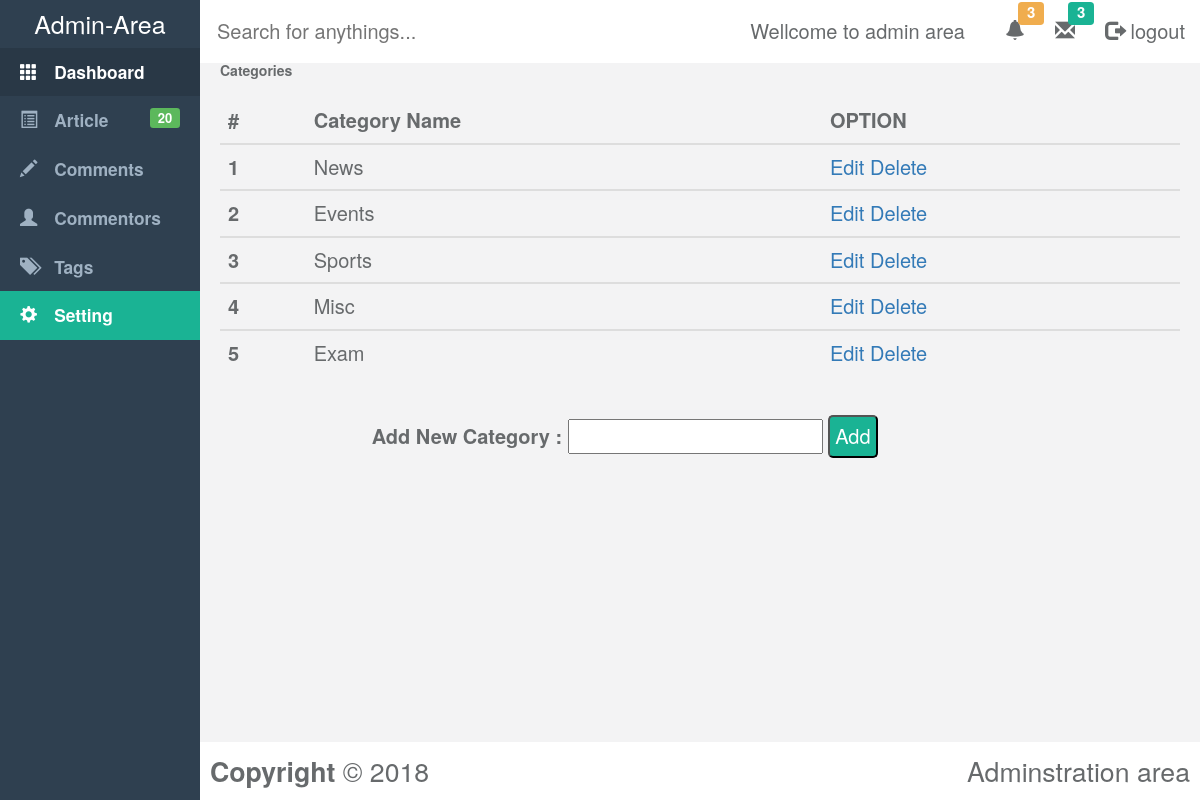
Screenshot of /admin/category.php with the database file from the repository.
### tables this page shows
CREATE TABLE `categories` (
  `id` int(11) NOT NULL,
  `name` varchar(255) NOT NULL
);

### lib/Database.php (called while the page is built, shortened)
<?php
	class Database{
		public $host = DB_HOST;
		public $username = DB_USER;
		public $password = DB_PASS;
		public $db_name = DB_NAME;
		public $link;
		private function connect(){
			$this->link = new mysqli($this->host,$this->username,$this->password,$this->db_name);
		}
		public function select($query){
			$result = $this->link->query($query) or die($this->link->error.__LINE__);
			if($result->num_rows > 0){
				return $result;
			}
			else{
				return false;
			}
		}
	}
?>

### admin/category.php (the view, shortened to what this page needs)
<?php
  include '../lib/Database.php';
  $db = new Database();
  $query = "SELECT * from categories";
  $category = $db->select($query);
  $no = 1;
?>
<!DOCTYPE html>
<html lang="en">
<head>
    <link href="../css/bootstrap.css" rel="stylesheet">
    <link rel="stylesheet" type="text/css" href="css/default.css">
  </head>
  <body>
      <div class="container-fluid display-table">
        <div class="row display-table-row">
          <div class="col-md-2 col-sm-1 hidden-xs display-table-cell valign-top" id="side-menu" >
            <h1 class="hidden-xs hidden-sm">Admin-Area</h1>
            <ul>
              <li class="link active">
                <a href="index.php">
                  <span class="glyphicon glyphicon-th" aria-hidden="true"></span>
                  <span class="hidden-xs hidden-sm">Dashboard</span>
                </a>
              </li>
              <li class="link">
                  <a href="#collapse-post" data-toggle="collapse" aria-controls="collapse-post">
                    <span class="glyphicon glyphicon-list-alt" aria-hidder="true"></span>
                    <span class="hidden-xs hidden-sm">Article</span>
                    <span class="label label-success pull-right hidden-sm hidden-xs">20<span>
                  </a>
              </li>
              <li class="link">
                  <a href="#collapse-comment" data-toggle="collapse" aria-controls="collapse-comment">
                    <span class="glyphicon glyphicon-pencil" aria-hidder="true"></span>
                    <span class="hidden-xs hidden-sm">Comments</span>
                  </a>
              </li>
              <li class="link">
                <a href="commentors.html">
                  <span class="glyphicon glyphicon-user" aria-hidden="true"></span>
                  <span class="hidden-xs hidden-sm">Commentors</span>
                </a>
              </li>
              <li class="link">
                <a href="tags.html">
                  <span class="glyphicon glyphicon-tags" aria-hidden="true"></span>
                  <span class="hidden-xs hidden-sm">Tags</span>
                </a>
              </li>
              <li class="link settings-btn">
                <a href="setting.html">
                  <span class="glyphicon glyphicon-cog" aria-hidden="true"></span>
                  <span class="hidden-xs hidden-sm">Setting</span>
                </a>
              </li>
            </ul>
          </div>
          <div class="col-md-10 col-sm-11 display-table-cell valign-top">
             <div class="row">
                <header class="clearfix" id="nav-header">
                  <div class="col-md-5">
                    <input type="text" class="hidden-sm hidden-xs" id="header-search-field" name="" placeholder="Search for anythings...">
                  </div>
                  <div class="col-md-7">
                      <ul class="pull-right">
                        <li id="wellcome" class="hidden-xs">Wellcome to admin area</li>
                        <li class="fixed-width">
                          <a href="#">
                            <span class="glyphicon glyphicon-bell" aria-hidden="true"></span>
                            <span class="label label-warning">3</span>
                          </a>
                        </li>
                        <li class="fixed-width">
                          <a href="#">
                            <span class="glyphicon glyphicon-envelope"></span>
                            <span class="label label-message">3</span>
                          </a>
                        </li>
                        <li>
                          <a href="#" class="logout">
                            <span class="glyphicon glyphicon-log-out"></span>
                            logout
                          </a>
                        </li>
                      </ul>
                  </div>
                </header>
              </div>
<div class="row">
  <header>
   <h2 class="page_title">Categories </h2>
  </header>
  <?php if($category): ?>
  <div class="content-inner">
    <table class="table">
        <thead>
          <tr>
            <th scope="col">#</th>
            <th scope="col">Category Name</th>
            <th scope="col">OPTION</th>
          </tr>
        </thead>
        <?php while( $row = $category->fetch_assoc()): ?>
        <tbody>
          <tr>
            <th scope="row"><?php echo $no++; ?></th>
            <td><?php echo $row['name']; ?></td>
            <td>
              <a href="edit_category.php?id=<?php echo $row['id']?>">Edit</a>
              <a href="category.php?id=<?php echo $row['id']?>">Delete</a>
            </td>
          </tr>
        </tbody>
      <?php endwhile; ?>
      </table>
   <?php else: ?>
      <p>NO category added Yet !</p>
  <?php endif; ?>
  </div>
  <div class="row">
    <div class="col-md-2"></div>
   <div class="col-md-8">
      <form action="add_category.php" method="post">
        <label>Add New Category : </label>
        <input type="text" name="category_name">
        <input type="submit" value="Add" style="background-color: #1ab394; border-radius: 5px; padding: 5px 5px;color: white;">
      </form>
   </div>
    <div class="col-md-2"></div>
  </div>
</div>
<div class="row">
              <footer id="admin-footer" class="clearfix">
                <div class="pull-left"><b>Copyright </b> &copy;  2018</div>
                <div class="pull-right">Adminstration area</div>
              </footer>
            </div>
        </div>
      </div>
    </div>
</body>
</html>

### admin/css/default.css (style rules this page uses)
html, body { font-family: 'open sars','Helvetica Neue'; background-color: #f3f3f4; color: #676a6c; height:100%; font-size: 15pt; }
#side-menu { background-color: #2f4050; padding: 0px; }
#side-menu h1 { color:white; text-align: center; margin: 10px 0px; font-size: 25px; }
#side-menu ul { list-style: none; margin: 0px; padding: 0px; }
#side-menu a { padding: 12px 20px; text-decoration: none; color: #9fb1c2; font-weight: bold; font-size: 13pt; display: block; }
#side-menu .glyphicon { margin-right: 12px; }
#side-menu .active a { background-color: #293846; color:#fff; }
#side-menu .settings-btn { background-color: #1ab394; }
#side-menu .settings-btn a { color: #fff; }
.display-table { display: table; padding: 0px; height:100%; width: 100%; }
.display-table-row { display: table-row; height:100%; }
.display-table-cell { display: table-cell; float: none; height:100%; }
.valign-top { vertical-align: top; }
#nav-header { background-color: white; padding-bottom: 1px solid #e7eaec; }
#nav-header #header-search-field { padding-top: 17px; vertical-align: center; border: none; width: 300px; outline: none; }
#nav-header ul { margin:0px; padding: 0px; list-style: none; color: #676a6c; }
#nav-header ul li { float: left; margin-left: 15px; padding: 17px 0px; }
#nav-header ul .glyphicon { color : #676a6c; }
.label-message { background-color: #1ab394; }
#nav-header ul a { text-decoration: none; }
#nav-header .logout { color: #676a6c; }
#nav-header #wellcome { margin-right: 25px; }
#nav-header ul .label { position: absolute; margin-top: -15px; margin-left: -7px; }
#nav-header .fixed-width { width: 35px; }
#admin-footer { position: absolute; width: 100%; bottom: 0px; background-color: #fff; padding: 10px; font-size: 20pt; color:#676a6c; }
.page_title { font-size: 14px; font-weight: bold; padding : 0px 0px 0px 20px; margin: 0px; }
.content-inner { padding: 20px; }

### rows the page displays
categories: name "News"
categories: name "Events"
categories: name "Sports"
categories: name "Misc"
categories: name "Exam"
